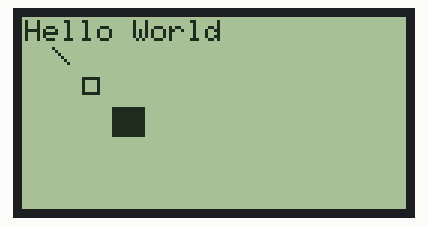
Bench run of a program on a simulated ESP32 board running MicroPython. On the bench: 128×64 one-colour display. Library files of the repository ran but are not shown: st7920.py, sysfont.py. At 0.7 s the program stops and its outputs stay as they are.

Above: at 0.7 s.

The program:

example.py
```python
from st7920 import Screen
import machine
from sysfont import sysfont

# implicitly uses hardware spi; https://docs.micropython.org/en/latest/esp8266/esp8266/quickref.html#hardware-spi-bus

# for esp8266
# spi = machine.SPI(1, baudrate=100000, polarity=1, phase=1)

# for esp32s
spi = machine.SPI(2, baudrate=100000, polarity=1, phase=1, sck=machine.Pin(18), mosi=machine.Pin(23))

screen = Screen(spi=spi)

def clear():
    screen.clear()
    screen.redraw()

def draw():

    # write zeroes to the buffer
    screen.clear()

    # draw some points, lines, rectangles, filled rectangles in the buffer
    screen.plot(5, 5)
    screen.line(10, 10, 15, 15)
    screen.rect(20, 20, 25, 25)
    screen.fill_rect(30, 30, 40, 40)
    screen.fill_rect(32, 32, 38, 38, False)

    screen.text((1, 1), "Hello World", sysfont , 1)

    # send the buffer to the display
    screen.redraw()

def run():
    clear()
    draw()

if __name__ == "__main__":
    run()
```

canvas.py
```python
def raiseError(*a, **k):
    raise NotImplementedError()


#@micropython.native
def clamp( aValue, aMin, aMax ) :
  return max(aMin, min(aMax, aValue))


class Canvas:

    width=128
    height=64
    clear = raiseError
    plot = raiseError
    redraw = raiseError
#    create_plotter = raiseError

    def line(self, x1, y1, x2, y2, set=True):
        diffX = abs(x2 - x1)
        diffY = abs(y2 - y1)
        shiftX = 1 if (x1 < x2) else -1
        shiftY = 1 if (y1 < y2) else -1
        err = diffX - diffY
        while True:
            self.plot(x1, y1, set=True)
            if x1 == x2 and y1 == y2:
                break
            err2 = 2 * err
            if err2 > -diffY:
                err -= diffY
                x1 += shiftX
            if err2 < diffX:
                err += diffX
                y1 += shiftY

###################################################################

    def fill_rect(self, x1, y1, x2, y2,  set=True):
        for y in range(y1, y2):
            self.line(x1, y, x2, y,  set=True)

    def rect(self, x1, y1, x2, y2,  set=True):
        self.line(x1, y1, x2, y1,  set=True)
        self.line(x2, y1, x2, y2,  set=True)
        self.line(x2, y2, x1, y2,  set=True)
        self.line(x1, y2, x1, y1,  set=True)

###################################################################
    def fillrect(self, x1, y1, aSize):

#        aStart = (x1,y1)
#        start = (clamp(aStart[0], 0, self._size[0]), clamp(aStart[1], 0, self._size[1]))
#        end = (clamp(start[0] + aSize[0] - 1, 0, self._size[0]), clamp(start[1] + aSize[1] - 1, 0, self._size[1]))

#        if (end[0] < start[0]):
#        	tmp = end[0]
#        	end = (start[0], end[1])
#        	start = (tmp, start[1])
#        if (end[1] < start[1]):
#        	tmp = end[1]
#        	end = (end[0], start[1])
#        	start = (start[0], tmp)

#	x1 = start[0]
#	y1 = start[1]
#	x2 = end[0]
#	y2 = end[1]
#	print("x1")
#	print(x1)

    	# self.fill_rect(x1, y1, x2, y2, False)
    	self.plot(x1, y1, set=True)

###################################################################

#   @micropython.native
    def char( self, aPos, aChar, aFont, aSizes, nowrap = False ) :
    	# '''Draw a character at the given position using the given font and color.
    	# aSizes is a tuple with x, y as integer scales indicating the
    	# of pixels to draw for each pixel in the character.'''

        if aFont == None:
        	return

        startchar = aFont['Start']
        endchar = aFont['End']

        ci = ord(aChar)
        if (startchar <= ci <= endchar):
        	fontw = aFont['Width']
        	fonth = aFont['Height']
        	ci = (ci - startchar) * fontw

        charA = aFont["Data"][ci:ci + fontw]
        px = aPos[0]

	for c in charA :
        	py = aPos[1]
        	for r in range(fonth) :
        		if c & 0x01 :
        			self.fillrect(px, py, aSizes)
        		py += aSizes[1]
        		c >>= 1
        	px += aSizes[0]

###################################################################


#   @micropython.native
    def text( self, aPos, aString, aFont, aSize = 1, nowrap = False ) :
#    '''Draw a text at the given position.  If the string reaches the end of the
#       display it is wrapped to aPos[0] on the next line.  aSize may be an integer
#       which will size the font uniformly on w,h or a or any type that may be
#       indexed with [0] or [1].'''

    	if aFont == None:
    		return

    	#Make a size either from single value or 2 elements.
    	if (type(aSize) == int) or (type(aSize) == float):
    		wh = (aSize, aSize)
    	else:
    		wh = aSize

    	px, py = aPos
    	width = wh[0] * aFont["Width"] + 1
    	for c in aString:
    		self.char((px, py), c, aFont, wh)
    		px += width
    		#We check > rather than >= to let the right (blank) edge of the
    		# character print off the right of the screen.
    		if px + width > self._size[0]:
	    		if nowrap:
	    			break
	    		else:
	    			py += aFont["Height"] * wh[1] + 1
	    			px = aPos[0]

###################################################################
```
